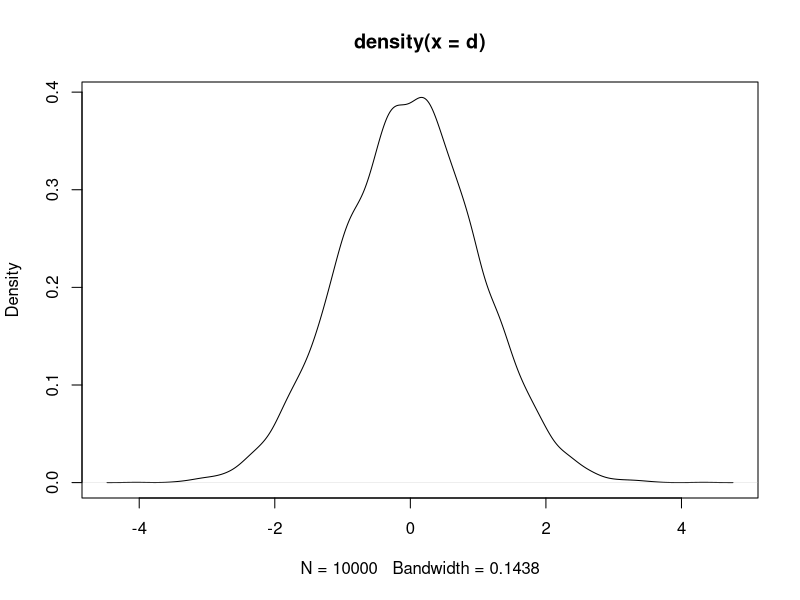
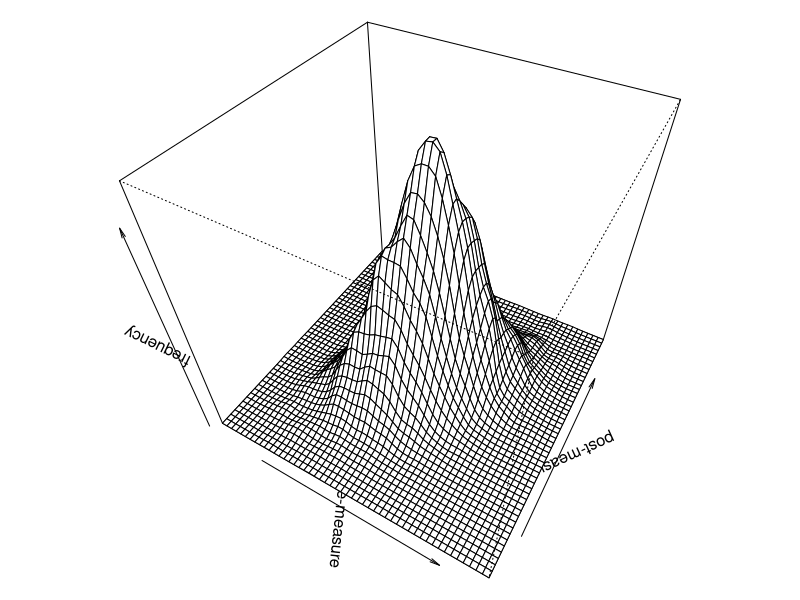
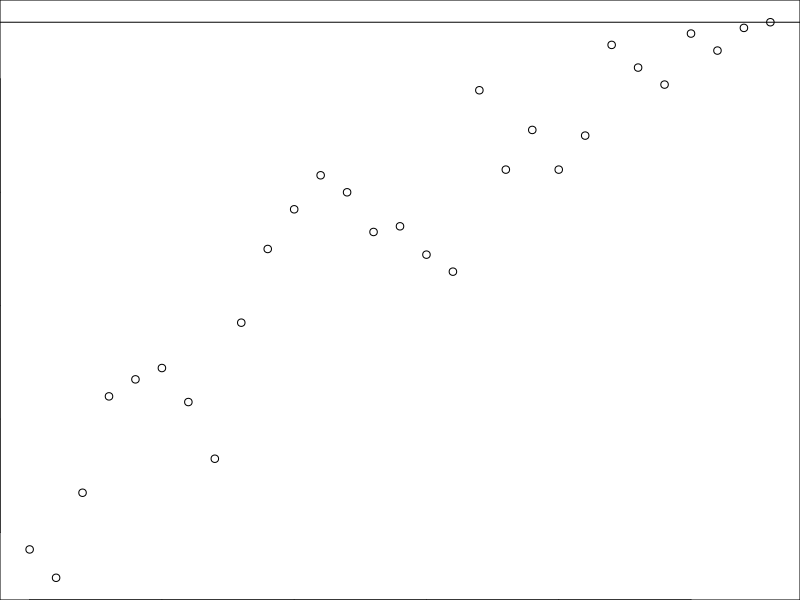

Write the R code that produced these figures, in order.
## ---- chunk 1
set.seed(42)

control <- rnorm(100)
treatment <- rnorm(100, 0.2)

t.test(control, treatment)
## ---- chunk 2
n <- 200
d1 <- data.frame(
  id = rep(letters[1:2], each = n/2),
  x = rnorm(n)
)
d2 <- 
  data.frame(
    x = replicate(2, rnorm(n/2))
  )
d2 <- stack(d2)
d2$id <- rep(letters[1:2], each = n/2)
## ---- chunk 3
#| echo: false

d <- rnorm(1e4)

plot(density(d))
## ---- chunk 4
#| echo: false

library(MASS)

means <- c(pre = 100, post = 105)
pre_sd <- 2
post_sd <- 2
correlation <- 0.5

sigma <- matrix(c(pre_sd^2, pre_sd*post_sd*correlation, pre_sd*post_sd*correlation, post_sd^2), ncol = 2)

d <- data.frame(mvrnorm(1e4, means, sigma))

d_density <- kde2d(d[,1], d[,2], n = 50)

par(mar = c(0, 0, 0, 0))
persp(d_density, phi = 45, theta = 30, xlab = "pre-measure", ylab = "post-measure", zlab = "frequency")
## ---- chunk 5
means <- c(pre = 10, post = 10.5)
pre_sd <- 1.5
post_sd <- 2
correlation <- 0.4
## ---- chunk 6
var_pre <- pre_sd**2
var_post <- post_sd**2

covariance <- correlation * pre_sd * post_sd
## ---- chunk 7
our_matrix <- matrix(
  c(var_pre, covariance, covariance, var_post),
  ncol = 2
)

our_matrix
## ---- chunk 8
library(MASS)

d <- 
  mvrnorm(
    10000,
    means,
    our_matrix
  )
d <- as.data.frame(d)
head(d)
## ---- chunk 9
mean(d$pre); mean(d$post)
sd(d$pre); sd(d$post)
cor(d$pre, d$post)
## ---- chunk 10
t.test(
  d$pre,
  d$post,
  paired = TRUE
)
## ---- chunk 11
i <- 1

while (i < 5) {
  print(i)
  
  i <- i + 1
}
## ---- chunk 12
draws <- 1e3
n <- 60
effect_size <- 0.5

d <- data.frame(
  sample_size = NULL,
  power = NULL
)

power <- 0

while (power<0.95) {
  
  pvalues <- NULL
  for (i in 1:draws) {
    control <- rnorm(n)
    treatment <- rnorm(n, effect_size)
    t <- t.test(control, treatment, alternative = "less")
    
    pvalues[i] <- t$p.value
  }
  
  power <- sum(pvalues<0.05) / length(pvalues)
  
  d <- rbind(
    d,
    data.frame(
      sample_size = n,
      power = power
    )
  )
  
  n <- n + 1
}
## ---- chunk 13
head(d)

plot(d$sample_size, d$power)
abline(h = 0.95)
